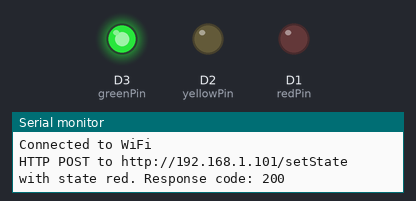
The sketch below on a simulated ESP8266 (NodeMCU). Parts: output pins drawn as LEDs (lit = HIGH), the last lines printed to the serial monitor. WiFi joins after 1.5 s; servers stay silent unless stated; uploads are accepted with an empty reply.

Above: at 4.6 s.
At 12.0 s:
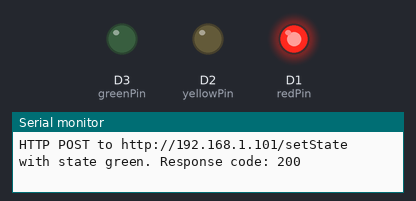
At 15.7 s:
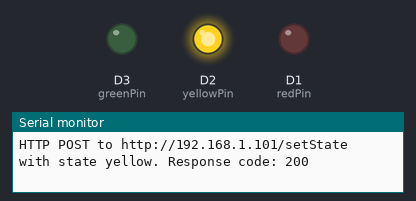
Timing chart, 0 to 21.3 s (numbered marks = the images above):
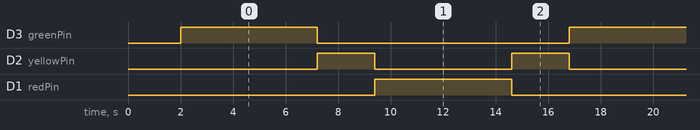

The sketch:

Lab4_________.ino
```cpp
#include <ESP8266WiFi.h>
#include <ESP8266HTTPClient.h>
#include <ArduinoJson.h>

const char* ssid = "IIR_WiFi";
const char* password = "deeprobotics";

const char* slaveUrl = "http://192.168.1.101/setState"; // IP-адрес ведомого светофора

int redPin = D1;
int yellowPin = D2;
int greenPin = D3;

void setup() {
  pinMode(redPin, OUTPUT);
  pinMode(yellowPin, OUTPUT);
  pinMode(greenPin, OUTPUT);

  Serial.begin(115200);
  WiFi.begin(ssid, password);

  while (WiFi.status() != WL_CONNECTED) {
    delay(1000);
    Serial.println("Connecting to WiFi...");
  }

  Serial.println("Connected to WiFi");
}

void loop() {
  // Зеленый сигнал
  digitalWrite(redPin, LOW);
  digitalWrite(yellowPin, LOW);
  digitalWrite(greenPin, HIGH);
  sendState(slaveUrl, "red"); // Ведомый горит красным
  delay(5000); // Зеленый горит 5 секунд

  // Желтый сигнал
  digitalWrite(redPin, LOW);
  digitalWrite(yellowPin, HIGH);
  digitalWrite(greenPin, LOW);
  sendState(slaveUrl, "yellow"); // Ведомый горит желтым
  delay(2000); // Желтый горит 2 секунды

  // Красный сигнал
  digitalWrite(redPin, HIGH);
  digitalWrite(yellowPin, LOW);
  digitalWrite(greenPin, LOW);
  sendState(slaveUrl, "green"); // Ведомый горит зеленым
  delay(5000); // Красный горит 5 секунд

  // Желтый сигнал
  digitalWrite(redPin, LOW);
  digitalWrite(yellowPin, HIGH);
  digitalWrite(greenPin, LOW);
  sendState(slaveUrl, "yellow"); // Ведомый горит желтым
  delay(2000); // Желтый горит 2 секунды
}

void sendState(const char* url, const char* state) {
  if (WiFi.status() == WL_CONNECTED) {
    HTTPClient http;
    WiFiClient client; // Создаем объект WiFiClient
    http.begin(client, url); // Используем новый API

    StaticJsonDocument<200> jsonDoc;
    jsonDoc["state"] = state;

    String jsonString;
    serializeJson(jsonDoc, jsonString);

    http.addHeader("Content-Type", "application/json");
    int httpResponseCode = http.POST(jsonString);

    if (httpResponseCode > 0) {
      Serial.printf("HTTP POST to %s with state %s. Response code: %d\n", url, state, httpResponseCode);
    } else {
      Serial.printf("Error sending HTTP POST to %s. Error code: %d\n", url, httpResponseCode);
    }

    http.end();
  }
}
```

Measured:
- by itself, D3 (greenPin), D1 (redPin): alternates HIGH for 5.2 s and LOW for 9.6 s
- by itself, D2 (yellowPin): alternates HIGH for 2.2 s and LOW for 5.2 s
- by itself, everything shown: repeats every 14.8 s, in 4 steps
